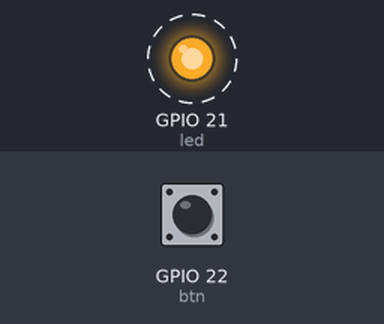
The program below on a simulated ESP32 board running MicroPython. Shown: output pins drawn as LEDs (lit = HIGH). Dashed ring = blinking. The test bench sets the inputs (shaded band); at power-on: GPIO 22 (btn) HIGH. Threads take turns every 2 ms; what the program prints to the serial console is not drawn. At 5.0 s the program stops and its outputs stay as they are.

Above: at 0.05 s.
Timing chart, 0 to 3.0 s (numbered marks = the images above):
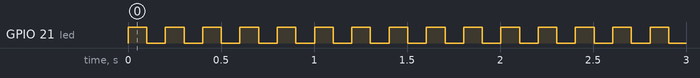

The program:

led_push_button_timer_thread.py
```python
# file: led_push_button_timer_thread.py
# -- LED toggle using thread
# Date: 2020-04-22

from machine import Pin, Timer
from micropython import const
import utime as time
import _thread

BTN_GPIO = const(22) # use GPIO-22 for push-button input
LED_GPIO = const(21) # use GPIO-21 for LED output

btn = Pin( BTN_GPIO, mode=Pin.IN, pull=Pin.PULL_UP )
led = Pin( LED_GPIO, mode=Pin.OUT )

stop = False # used as a global variable

def led_toggle(led): # thread function
    global stop
    state = 0
    while not stop:
        state = not state
        print( 'LED state: {}'.format( int(state) ))
        led.value(state)   # update LED output
        time.sleep_ms(100) # sleep for 0.1 seconds

# create and start a thread
_thread.start_new_thread( led_toggle, (led,) )

def stop_led_blink(timer): # callback function for timer
    global stop
    stop = True

TIMER_NUM = const(-1)      # virtual Timer
timer = Timer( TIMER_NUM ) # create a Timer object

# start the timer in one-shot mode
timer.init( period=5000, mode=Timer.ONE_SHOT, callback=stop_led_blink )
try:
    # Press the button to stop and exit the loop
    while not stop:
        if btn.value() == 0: # check whether button is pressed
            stop = True
            break
        time.sleep_ms(10)
except KeyboardInterrupt:
    stop = True
    print('Terminated...')
finally:
    led.value(0)   # turn off LED
    timer.deinit() # stop timer
    print('Done')
```

Measured:
- by itself, GPIO 21 (led): alternates HIGH for 0.10 s and LOW for 0.10 s, 50 changes in all, then stays LOW
